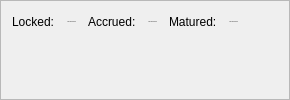
    <widget class="QFrame" name="frame_3">
     <property name="frameShape">
      <enum>QFrame::StyledPanel</enum>
     </property>
     <property name="frameShadow">
      <enum>QFrame::Raised</enum>
     </property>
     <layout class="QVBoxLayout" name="verticalLayout_5">
      <property name="spacing">
       <number>6</number>
      </property>
      <property name="sizeConstraint">
       <enum>QLayout::SetDefaultConstraint</enum>
      </property>
      <item>
       <layout class="QGridLayout" name="gridLayout_2" rowstretch="0,0,0" columnstretch="0,0,0,0,0,0,0">
        <property name="spacing">
         <number>12</number>
        </property>
        <item row="0" column="6">
         <spacer name="horizontalSpacer_4">
          <property name="orientation">
           <enum>Qt::Horizontal</enum>
          </property>
          <property name="sizeHint" stdset="0">
           <size>
            <width>40</width>
            <height>20</height>
           </size>
          </property>
         </spacer>
        </item>
        <item row="0" column="4">
         <widget class="QLabel" name="labelMaturedText">
          <property name="text">
           <string>Matured:</string>
          </property>
         </widget>
        </item>
        <item row="0" column="5">
         <widget class="QLabel" name="labelMatured">
          <property name="font">
           <font>
            <pointsize>-1</pointsize>
           </font>
          </property>
          <property name="cursor">
           <cursorShape>IBeamCursor</cursorShape>
          </property>
          <property name="toolTip">
           <string>Your total balance of matured deposits that are currently not earning any interest.</string>
          </property>
          <property name="text">
           <string notr="true">0.000 000 00 SUQA</string>
          </property>
          <property name="alignment">
           <set>Qt::AlignRight|Qt::AlignTrailing|Qt::AlignVCenter</set>
          </property>
          <property name="textInteractionFlags">
           <set>Qt::LinksAccessibleByMouse|Qt::TextSelectableByKeyboard|Qt::TextSelectableByMouse</set>
          </property>
         </widget>
        </item>
        <item row="0" column="0">
         <widget class="QLabel" name="labellockedtext">
          <property name="text">
           <string>Locked:</string>
          </property>
         </widget>
        </item>
        <item row="0" column="2">
         <widget class="QLabel" name="labelaccruedtext">
          <property name="text">
           <string>Accrued:</string>
          </property>
         </widget>
        </item>
        <item row="0" column="1">
         <widget class="QLabel" name="labellocked">
          <property name="font">
           <font>
            <pointsize>-1</pointsize>
           </font>
          </property>
          <property name="cursor">
           <cursorShape>IBeamCursor</cursorShape>
          </property>
          <property name="toolTip">
           <string>Your total locked/invested balance in term deposits.</string>
          </property>
          <property name="text">
           <string notr="true">0.000 000 00 SUQA</string>
          </property>
          <property name="alignment">
           <set>Qt::AlignRight|Qt::AlignTrailing|Qt::AlignVCenter</set>
          </property>
          <property name="textInteractionFlags">
           <set>Qt::LinksAccessibleByMouse|Qt::TextSelectableByKeyboard|Qt::TextSelectableByMouse</set>
          </property>
         </widget>
        </item>
        <item row="0" column="3">
         <widget class="QLabel" name="labelaccrued">
          <property name="font">
           <font>
            <pointsize>-1</pointsize>
           </font>
          </property>
          <property name="cursor">
           <cursorShape>IBeamCursor</cursorShape>
          </property>
          <property name="toolTip">
           <string>Your total balance of accrued interests, that have not matured yet.</string>
          </property>
          <property name="text">
           <string notr="true">0.000 000 00 SUQA</string>
          </property>
          <property name="alignment">
           <set>Qt::AlignRight|Qt::AlignTrailing|Qt::AlignVCenter</set>
          </property>
          <property name="textInteractionFlags">
           <set>Qt::LinksAccessibleByMouse|Qt::TextSelectableByKeyboard|Qt::TextSelectableByMouse</set>
          </property>
         </widget>
        </item>
        <item row="2" column="0">
         <spacer name="verticalSpacer_3">
          <property name="orientation">
           <enum>Qt::Vertical</enum>
          </property>
          <property name="sizeHint" stdset="0">
           <size>
            <width>20</width>
            <height>40</height>
           </size>
          </property>
         </spacer>
        </item>
       </layout>
      </item>
     </layout>
    </widget>
